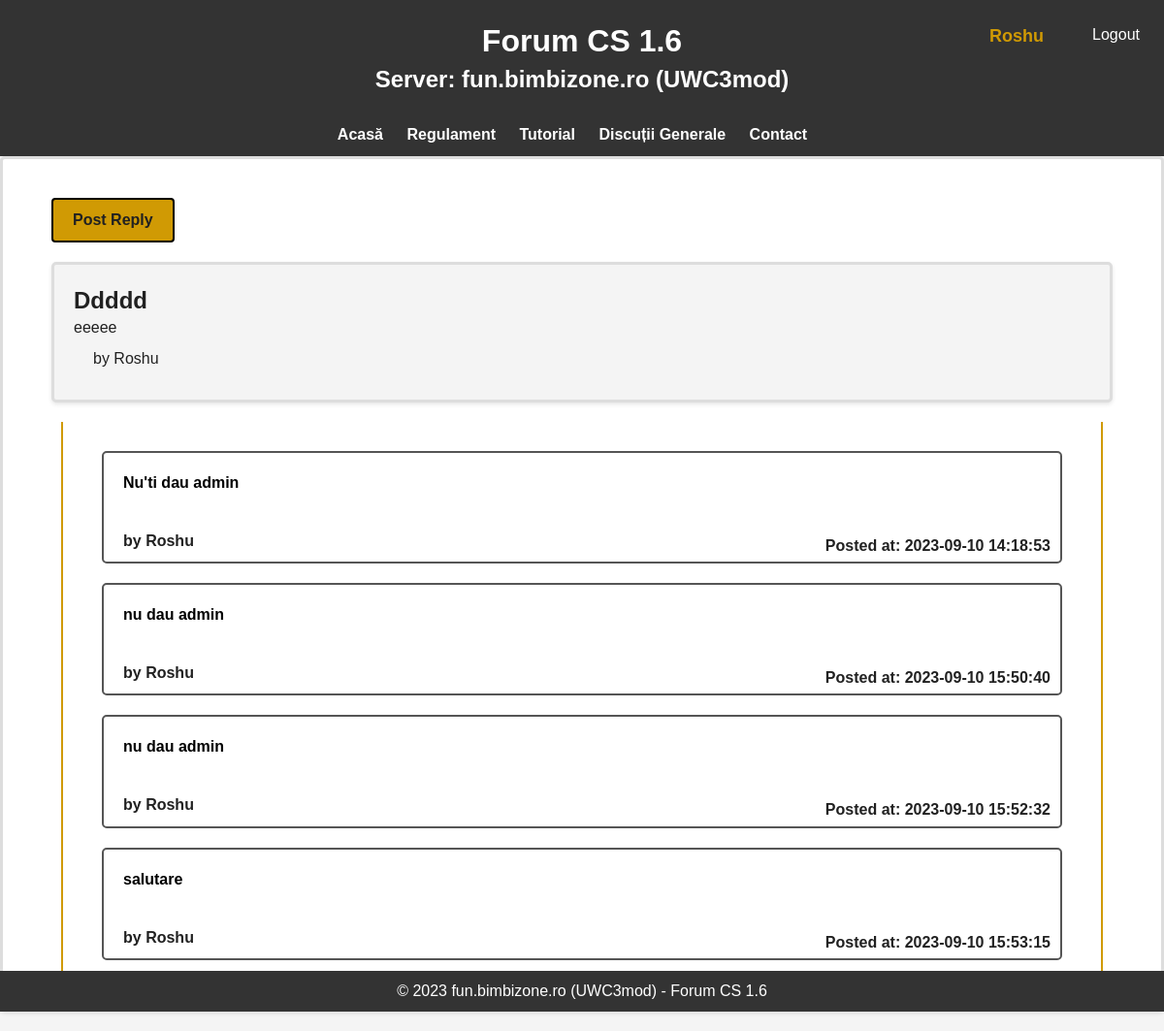
Screenshot of /topic/3 (signed in) with the database file from the repository.
### main.py (models this page shows, shortened)
class User(db.Model):
    user_id = db.Column(db.Integer, primary_key=True)
    username = db.Column(db.String(20), nullable=False, unique=True)
    password = db.Column(db.String(80), nullable=False)
    created_at = db.Column(db.DateTime(), default=datetime.now())

class Topic(db.Model):
    topic_id = db.Column(db.Integer, primary_key=True)
    title = db.Column(db.String(100), nullable=False)
    post = db.Column(db.Text, nullable=True)
    user_id = db.Column(db.Integer, db.ForeignKey('user.user_id'), nullable=False)
    user = db.relationship('User', backref=db.backref('topics', lazy='joined'))
    image_ref = db.Column(db.String(100), nullable=True)
    created_at = db.Column(db.DateTime(timezone=True), server_default=func.now())

class Comment(db.Model):
    comment_id = db.Column(db.Integer, primary_key=True)
    reply = db.Column(db.Text, nullable=False)
    user_id = db.Column(db.Integer, db.ForeignKey('user.user_id'), nullable=False)
    topic_id = db.Column(db.Integer, db.ForeignKey('topic.topic_id'), nullable=False)
    user = db.relationship('User', backref=db.backref('replays', lazy='joined'))
    image_ref = db.Column(db.String(100), nullable=True)
    created_at = db.Column(db.DateTime(timezone=True), server_default=func.now())

### main.py (the view)
@app.route('/topic/<int:topic_id>')
def topic_details(topic_id):
    topic = Topic.query.get_or_404(topic_id)
    comments = Comment.query.filter_by(topic_id=topic_id).all()
    if not topic:
        return redirect(url_for('discutiiGenerale'))
    return render_template('topic_details.html', topic=topic, comments=comments)

### main.py (called while the page is built)
@login_manager.user_loader
def load_user(user_id):
    return db.session.get(User, int(user_id))

### templates/topic_details.html (shortened to what this page needs)
{% extends 'base.html' %}
{% block content%}
<div class="topic-details-container">
    <a href="{{ url_for('reply_topic', topic_id=topic.topic_id) }}" class="topic-details-button">Post Reply</a>
    <div class="topic-details-content">
        <div clas="topic-details-subject">
            <h2>{{ topic.title.title() }}</h2>
            <p>{{ topic.post }}</p>
            <p class="topic-details-user">by {{ topic.user.username.title() }}</p>
        </div>
    </div>
    <div class="topic-details-replys">
        <ul class="topic-details-ul">
            {% for comment in comments %}
            <div class="topic-details-list">
                <li>{{ comment.reply }}</li>
                <p class="topic-details-user">by {{ comment.user.username.title() }}</p>
                <p class="topic-details-date">Posted at: {{ comment.created_at }}</p>
            </div>
            {% endfor %}
        </ul>
    </div>
</div>
<footer class="footer">
    <p>&copy; 2023 fun.bimbizone.ro (UWC3mod) - Forum CS 1.6</p>
</footer>
{% endblock %}

### templates/base.html (shortened to what this page needs)
<!DOCTYPE html>
<html lang="en">
<head>
    <link rel="stylesheet" href="{{ url_for('static', filename='login-register.css') }}">
    <link rel="stylesheet" href="{{ url_for('static', filename='base.css') }}">
    <link rel="stylesheet" href="{{ url_for('static', filename='acasa.css') }}">
    <link rel="stylesheet" href="{{ url_for('static', filename='regulament.css') }}">
    <link rel="stylesheet" href="{{ url_for('static', filename='contact.css') }}">
    <link rel="stylesheet" href="{{ url_for('static', filename='new-topic.css') }}">
    <link rel="stylesheet" href="{{ url_for('static', filename='topic-details.css') }}">
    <link rel="stylesheet" href="{{ url_for('static', filename='reply-topic.css') }}">
    <link rel="stylesheet" href="{{ url_for('static', filename='discutiigenerale.css') }}">
</head>
<body>
<header>
        <h1>Forum CS 1.6</h1>
        <h2>Server: fun.bimbizone.ro (UWC3mod)</h2>
    </header>
    <nav class="nav">
        <ul>
            <li><a href="{{ url_for('home') }}">Acasă</a></li>
            <li><a href="{{ url_for('regulament') }}">Regulament</a></li>
            <li><a href="{{ url_for('tutorial') }}">Tutorial</a></li>
            <li><a href="{{ url_for('discutiiGenerale') }}">Discuții Generale</a></li>
            <li><a href="{{ url_for('contact') }}">Contact</a></li>
            {% if current_user.is_authenticated %}
            <div class="login-container">
                <p>{{ current_user.username.title() }}</p>
                <a href="{{ url_for('logout') }}">Logout</a>
            </div>
            {% else %}
            <div class="login-container">
                <a href="{{ url_for('login') }}">Login</a>
                <a href="{{ url_for('register') }}">Register</a>
            </div>
            {% endif %}
        </ul>
    </nav>
    {% block content %}
    {% endblock %}
</body>
</html>

### static/login-register.css (style rules this page uses)
.login-container { display: flex; flex-direction: row; position: absolute; top: 10px; right: 10px; }
.login-container p { color: #d09a04; font-weight: bold; font-size: 18px; margin: 15px 35px 0 0; }
.login-container a { padding: 15px; text-decoration: none; color: #ffffff; }

### static/base.css (style rules this page uses)
* { margin: 0; padding: 0; box-sizing: border-box; }
body { font-family: Arial, sans-serif; background-color: #f4f4f4; line-height: 1.4; margin: 0; padding: 0; position: relative; min-height: 100vh; }
header { background-color: #333; color: #fff; text-align: center; padding: 20px 0; }
nav ul { background-color: #333; list-style: none; text-align: center; padding: 10px 0; }
nav ul li { display: inline; margin-right: 20px; }
nav ul li a { text-decoration: none; color: #fff; font-weight: bold; }
footer { position: absolute; bottom: 0; width: 100%; background-color: #333; color: #fff; text-align: center; padding: 10px 0; }

### static/new-topic.css (style rules this page uses)
.topic-details-content { background-color: #f4f4f4; padding: 20px; margin-bottom: 20px; border-radius: 5px; box-shadow: 0 2px 4px rgba(0, 0, 0, 0.1); border: 3px solid #ddd; }
.topic-details-container { background-color: #fff; padding: 20px; margin-bottom: 20px; border-radius: 5px; box-shadow: 0 2px 4px rgba(0, 0, 0, 0.1); border: 3px solid #ddd; }
.topic-details-container h2 { font-size-adjust: none; color: #212121; }
.topic-details-container p { color: #212121; }

### static/topic-details.css (style rules this page uses)
.topic-details-content { background-color: #f4f4f4; padding: 20px; margin: 0 30px 20px 30px; border-radius: 5px; box-shadow: 0 2px 4px rgba(0, 0, 0, 0.1); border: 3px solid #ddd; }
.topic-details-replys { display: flex; flex-direction: column; border-left: 2px solid #d09a04; border-right: 2px solid #d09a04; padding: 10px 40px; margin: 0 40px; }
.topic-details-ul { list-style: none; }
.topic-details-list { position: relative; border: 2px solid #555; margin: 20px 0; border-radius: 5px; font-weight: bold; }
.topic-details-ul li { padding: 20px; min-height: 70px; }
.topic-details-user { color: #d09a04; margin: 10px 20px; }
.topic-details-date { position: absolute; right: 10px; bottom: 5px; }
.topic-details-button { display: inline-block; padding: 10px 20px; background-color: #d09a04; color: #212121; text-decoration: none; border-radius: 4px; font-weight: bold; margin: 20px 30px; border: 2px solid #000000; }

### rows the page displays
User: username "Roshu", user.username "Roshu"
Topic: title "Ddddd", post "eeeee"
Comment: reply "Nu'ti dau admin", user.username "Roshu", created_at "2023-09-10 14:18:53"
Comment: reply "nu dau admin", user.username "Roshu", created_at "2023-09-10 15:50:40"
Comment: reply "nu dau admin", user.username "Roshu", created_at "2023-09-10 15:52:32"
Comment: reply "salutare", user.username "Roshu", created_at "2023-09-10 15:53:15"
